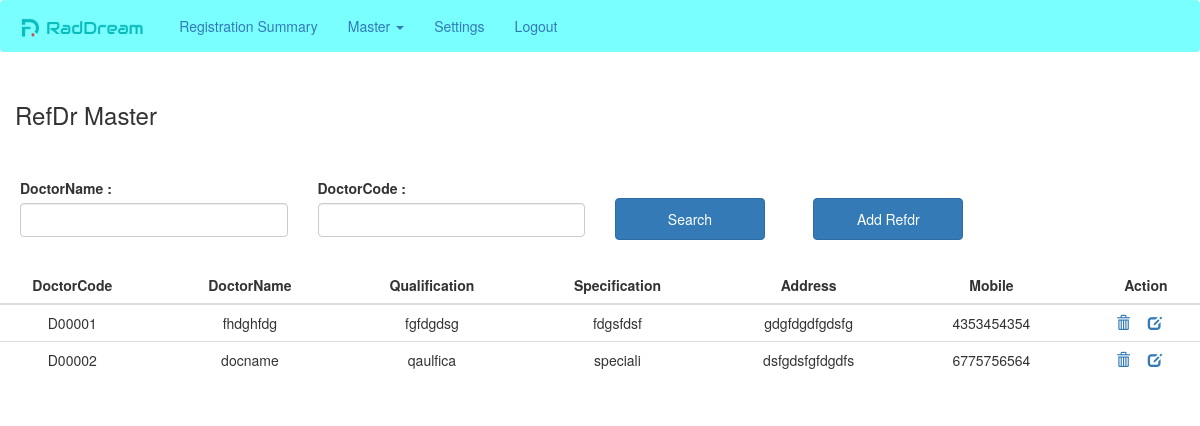
The page /refdr on the database its author committed.
### hospitalapp/models.py (models this page shows, shortened)
class Refdr_db(models.Model):
    Doctorcode=models.CharField(max_length=10,primary_key=True)
    DoctorName=models.CharField(max_length=20)
    Specialization=models.CharField(max_length=20)
    Address=models.CharField(max_length=50)
    Qualification=models.CharField(max_length=10)
    Mobile=models.IntegerField()

### hospitalapp/views.py (the view, shortened to what this page needs)
# urls.py: path('refdr',views.refdr_page,name='refdr'),
def refdr_page(request):
    obj=Refdr_db.objects.all()
    return render(request,"refdr.html",{'keys':obj})

### hospitalapp/templates/refdr.html (shortened to what this page needs)
{% extends 'base.html' %}
{% block content %}
<div class="row">
    <div class='col-md-3'>
        <h3>RefDr Master</h3>
    </div>
</div>
<div class="container">
    <div class="row">
        <form action="" method="post">
        <div class="col-md-3">
            <div class="form-group">
                <label for="from">DoctorName : </label>
                <input type="text" class="form-control" id="from" name="name">
            </div>
        </div>
        <div class="col-md-3">
            <div class="form-group">
                <label for="to">DoctorCode : </label>
                <input type="text" class="form-control" id="to" name="code">
            </div>
        </div>
        <div class="col-md-2">
            <br>
            <input type="submit" class='btn btn-primary addpatient-btn' value="Search">
        </div>
        <div class="col-md-2">
            <br>
            <a href="{% url 'addrefdr' %}"><button class='btn btn-primary addpatient-btn'>Add
                Refdr</button></a>
        </div>
        </form>
    </div>
</div>
</div>
<div class="row">
    <div class="table-responsive">
        <table class="table">
            <thead>
                <tr>
                    <th>DoctorCode</th>
                    <th>DoctorName</th>
                    <th>Qualification</th>
                    <th>Specification</th>
                    <th>Address</th>
                    <th>Mobile</th>
                    <th>Action</th>
                </tr>
            </thead>
            <tbody>
                {% for detail in keys %}
                <tr>
                    <td>{{detail.Doctorcode}}</td>
                    <td>{{detail.DoctorName}}</td>
                    <td>{{detail.Qualification}}</td>
                    <td>{{detail.Specialization}}</td>
                    <td>{{detail.Address}}</td>
                    <td>{{detail.Mobile}}</td>
                    <td>
                        <a href="{% url 'delete_refdr' docid=detail.Doctorcode %}"><span
                                class="glyphicon glyphicon-trash">&nbsp;</span></a>
                        <a href="{% url 'edit_refdr' docid=detail.Doctorcode %}"><span
                                class="glyphicon glyphicon-edit">&nbsp;</span></a>
                    </td>
                </tr>
                {% endfor %}
            </tbody>
        </table>
    </div>
</div>
{% endblock%}

### hospitalapp/static/css/customstyle.css (style rules this page uses)
body { padding:0px; margin:0px; }
.row { margin-top: 10px; }
.container { padding: 5px; margin-top: 25px; }
.addpatient-btn { padding: 10px; width: 150px; }
table,th,td { text-align: center; }

### rows shown on the page
Refdr_db: Doctorcode "D00001", DoctorName "fhdghfdg", Qualification "fgfdgdsg", Specialization "fdgsfdsf", Address "gdgfdgdfgdsfg", Mobile "4353454354"
Refdr_db: Doctorcode "D00002", DoctorName "docname", Qualification "qaulfica", Specialization "speciali", Address "dsfgdsfgfdgdfs", Mobile "6775756564"
